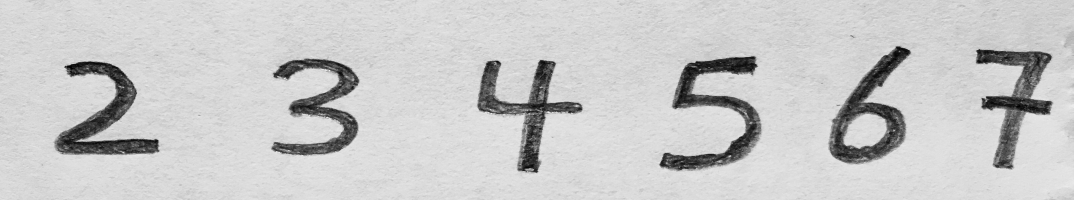
#> input picture test_picture2.jpg, 3220 x 600 px (shown at 1/3 size)
$ python split.py
#> lines starting #> are read from the running program, lines starting #| are printed output that depends on the picture; after the words box and inside, x2 and y2 are one past the last pixel; in counts of white or black regions, pixels touching at a corner belong together
#!/usr/bin/env python3
# -*- coding: utf-8 -*-
"""
Created on Mon Feb 12 23:14:28 2018

@author: kimmeen
"""

import cv2
import func
import numpy as np
import tensorflow as tf

# 1、读取图像，并把图像转换为灰度图像并显示
img = cv2.imread("./test_picture2.jpg")  # 读取图片
#> img is the input picture: shape (600, 3220, 3); min 0, max 255, mean 200.8
img_gray = cv2.cvtColor(img, cv2.COLOR_BGR2GRAY)   # 转换了灰度化
#cv2.imshow('gray', img_gray)  # 显示图片
#cv2.waitKey(0)

# 2、将灰度图像二值化，设定阈值是100, 根据实际情况调节，然后腐蚀膨胀
img_thre = img_gray
cv2.threshold(img_gray,165, 255, cv2.THRESH_BINARY_INV, img_thre)
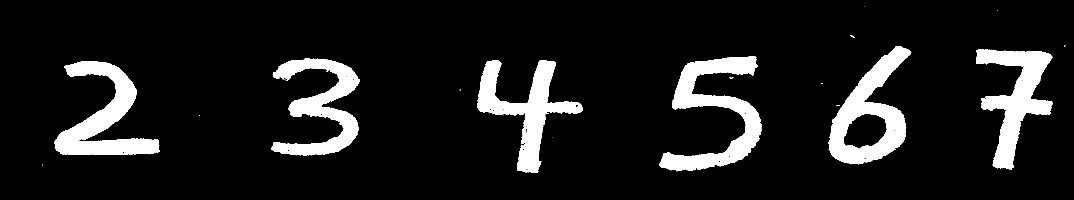
#> img_gray: shape (600, 3220) (shown at 1/3 size); 10.6% white; 28 white regions (20 under 20 px), largest, box (x1, y1, x2, y2) and area: (1978, 168, 2284, 514) 37391, (2485, 138, 2734, 493) 35448, (162, 184, 479, 465) 34516
#cv2.imshow('threshold', img_thre)
#cv2.waitKey(0)

kernel = np.ones((5,5),np.uint8)
img_thre = cv2.morphologyEx(img_thre, cv2.MORPH_OPEN, kernel)
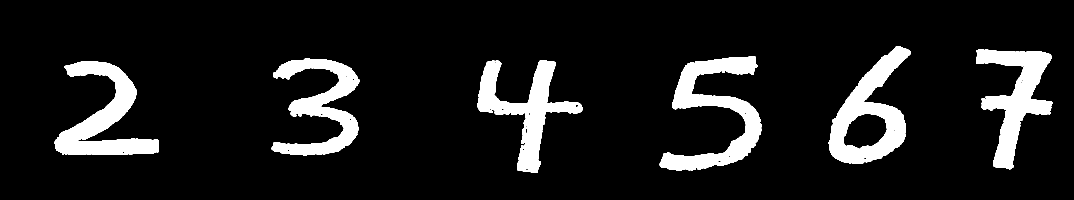
#> img_thre: shape (600, 3220) (shown at 1/3 size); 10.5% white; 6 white regions, box (x1, y1, x2, y2) and area: (1979, 169, 2284, 513) 37147, (2486, 138, 2733, 492) 35233, (164, 184, 477, 465) 34319, (2928, 147, 3158, 508) 33035, (1432, 180, 1747, 519) 32166, (815, 175, 1078, 467) 30373

# 3、保存处理后的图片
cv2.imwrite('thre_res.png', img_thre)

# 4、分割字符操作
white = []  # 记录每一列的白色像素总和
black = []  # ..........黑色.......
height = img_thre.shape[0]
#> height = 600
width = img_thre.shape[1]
#> width = 3220
white_max = 0
black_max = 0
# 计算每一列的黑白色像素总和
for i in range(width):
    s = 0  # 这一列白色总数
    t = 0  # 这一列黑色总数
    for j in range(height):
        if img_thre[j][i] == 255:
            s += 1
        if img_thre[j][i] == 0:
            t += 1
    white_max = max(white_max, s)
    black_max = max(black_max, t)
    white.append(s)
    black.append(t)
    #print(s)
    #print(t)

arg = False  # False表示白底黑字；True表示黑底白字
if black_max > white_max:
    arg = True

# 分割图像
def find_end(start_):
    end_ = start_+1
    for m in range(start_+1, width-1):
        if (black[m] if arg else white[m]) > (0.99 * black_max if arg else 0.99 * white_max):  # 0.95这个参数请多调整，对应下面的0.05
            end_ = m
            break
    return end_

#########################前向网络##########################################
# define placeholder for inputs to network
#> (the run stopped early here; a loop or call above may not have finished)
